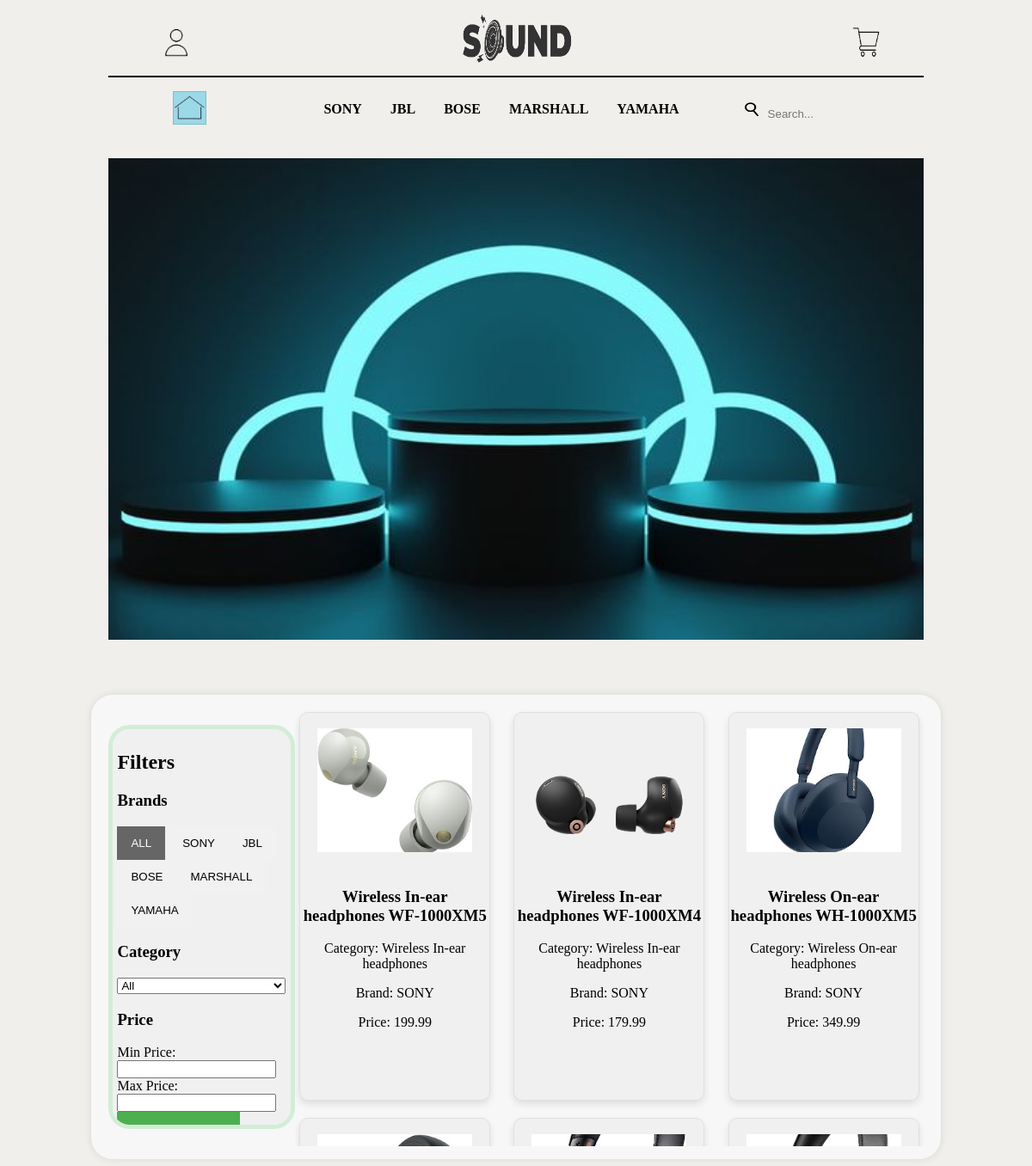
The page / on the database its author committed.
### tables this page shows
create table if not exists `T_BRAND` (
	`BRAND_ID` INT(10) not null auto_increment,
    `BRAND_NAME` varchar(64)  NOT NULL,
    `BRAND_DESCRIPTION` varchar(255)  DEFAULT NULL,
    `BRAND_IMAGEURL` varchar(255)  DEFAULT NULL,
    PRIMARY KEY (`BRAND_ID`)
);

create table if not exists `T_DEVICE` (
	`DEV_ID` INT(10) NOT NULL AUTO_INCREMENT,
    `DEV_NAME` VARCHAR(255)  NOT NULL,
    `CATE_ID` int(10) not null ,
    `BRAND_ID` INT(10) not null,
    `DEV_IMAGEURL` VARCHAR(255)  NOT NULL,
    `DEV_PRICE` DECIMAL(12,2) NOT NULL,
    primary key (`DEV_ID`),
    foreign key (`CATE_ID`) references `T_CATEGORY` (`CATE_ID`),
    foreign key (`BRAND_ID`) references `T_BRAND` (`BRAND_ID`)
);

create table if not exists `T_CATEGORY` (
	`CATE_ID` int(10) not null auto_increment,
	`CATE_NAME` varchar(64)  DEFAULT NULL,
    `CATE_DESC` varchar(255)  DEFAULT NULL,
  PRIMARY KEY (`CATE_ID`)
);

### DBConnection.php (called while the page is built, shortened)
<?php
class DBConnection {
    private $host = "localhost";
    private $username = "root";
    private $password = "";
    private $dbname = "AudioStoreDB";
    protected function connect()
    {
        $this->conn = mysqli_connect($this->host, $this->username, $this->password, $this->dbname);
    }
}
?>

### Device.php (called while the page is built, shortened)
<?php
require_once 'DBConnection.php';
class Device
{
    protected $conn;
    public function __construct()
    {
        $connectObj = new DBConnection();
        $this->conn = $connectObj->conn;
    }
    public function get_cate_list()
    {
        try {
            $sql = "SELECT * FROM T_CATEGORY ";
            $stmt = $this->conn->prepare($sql);
            $stmt->execute();
            $result_array = array();
            $result = $stmt->get_result();
            while ($row = $result->fetch_assoc()) {
                $result_array[] = $row;
            }
            return $result_array;
        } catch (Exception $e) {
            die("Query failed: " . $e->getMessage());
        }
    }
    public function get_device_list()
    {
        try {
            $sql = "SELECT * FROM T_DEVICE ";
            $stmt = $this->conn->prepare($sql);
            $stmt->execute();
            $result_array = array();
            $result = $stmt->get_result();
            while ($row = $result->fetch_assoc()) {
                $result_array[] = $row;
            }
            return $result_array;
        } catch (Exception $e) {
            die("Query failed: " . $e->getMessage());
        }
    }
    public function get_brand_list()
    {
        try {
            $sql = "SELECT * FROM T_BRAND ";
            $stmt = $this->conn->prepare($sql);
            $stmt->execute();
            $result_array = array();
            $result = $stmt->get_result();
            while ($row = $result->fetch_assoc()) {
                $result_array[] = $row;
            }
            return $result_array;
        } catch (Exception $e) {
            die("Query failed: " . $e->getMessage());
        }
    }
}

### index.php (the view, shortened to what this page needs)
<!DOCTYPE html>
<html lang="en">
<head>
    <link rel="stylesheet" type="text/css" href="style.css" />
</head>
<body>
    <div class="section section1" id="section1">
        <div class="dropdown">
        </div>
        <img class="logo" src="img/logo.png"></img>
        <img class="cart" src="img/cart.png"></img>
        <div class="navi">
            <table>
                <tr>
                    <td class="menu">
                        <a href="#section1"><img class="home-icon" src="img/home.png"></img></a>
                        <a href="#section2">SONY</a>
                        <a href="#section3">JBL</a>
                        <a href="#section4">BOSE</a>
                        <a href="#section5">MARSHALL</a>
                        <a href="#section6">YAMAHA</a>
                    </td>
                </tr>
            </table>
            <div class="search-bar">
                <img class="img" src="img/search.png"></img>
                <input type="text" placeholder="Search...">
            </div>
        </div>
        <img class="background" src="img/background1.jpg" alt="background-img"></img>
    </div>
    <div class="section2">
        <?php
        include "Device.php";
        $device = new Device();
        $device_list = $device->get_device_list();
        $brand_list = $device->get_brand_list();
        $cate_list = $device->get_cate_list();
        ?>
        <div class="filter-container">
            <h2>Filters</h2>
            <h3>Brands</h3>
            <div id="btnBrands">
                <button class="btn active" onclick="filterBrands('all')">ALL</button>
                <?php
                foreach ($brand_list as $brand) {
                    $name_brand = $brand['BRAND_NAME'];
                    echo "<button class='btn' onclick=\"filterBrands('$name_brand')\">$name_brand</button>";
                }
                ?>
            </div>
            <h3>Category</h3>
            <div>
                <tr>
                    <td>
                        <select name="cate_id" id="cate-filter" title="Select category">
                            <?php
                            $categories = $device->get_cate_list();
                            if ($categories === false) {
                                echo "<option value=''>Error retrieving categories</option>";
                            } else {
                                echo "<option value='all'>All</option>";
                            }
                            ?>
                        </select>
                    </td>
                </tr>
            </div>
            <h3>Price</h3>
            <div>
                <label for="min-price">Min Price:</label>
                <input type="number" id="min-price" class="filter-input" min="0">
            </div>
            <div>
                <label for="max-price">Max Price:</label>
                <input type="number" id="max-price" class="filter-input" min="0">
            </div>
            <button id="apply-price-filter">Apply Price Range</button>
        </div>
        <div id="product-container">
            <ul id="product-list" class="product-list">
                <?php
                foreach ($device_list as $device) {
                    $dev_name = $device['DEV_NAME'];
                    $cate_id = $device['CATE_ID'];
                    $brand_id = $device['BRAND_ID'];
                    $dev_image = $device['DEV_IMAGEURL'];
                    $dev_price = $device['DEV_PRICE'];
                    $img_directory = "img/";
                    $brand_name = "";
                    foreach ($brand_list as $brand) {
                        if ($brand['BRAND_ID'] == $brand_id) {
                            $brand_name = $brand['BRAND_NAME'];
                            break;
                        }
                    }
                    $cate_name = "";
                    foreach ($cate_list as $category) {
                        if ($category['CATE_ID'] == $cate_id) {
                            $cate_name = $category['CATE_NAME'];
                            break;
                        }
                    }
                    $brand_name = strtoupper($brand_name);
                    switch ($brand_name) {
                        case "SONY":
                            $img_directory .= "SONY/";
                            break;
                        case "JBL":
                            $img_directory .= "JBL/";
                            break;
                        case "MARSHALL":
                            $img_directory .= "MARSHALL/";
                            break;
                        case "BOSE":
                            $img_directory .= "BOSE/";
                            break;
                        case "YAMAHA":
                            $img_directory .= "YAMAHA/";
                            break;
                    }
                    $img_directory = $img_directory . $dev_image;
                    echo "<li class='product-item'>";
                    echo "<img class='product-img' src='$img_directory' alt='$dev_name'>";
                    echo "<h3>$dev_name</h3>";
                    echo "<p class='product-cate' data-cate='$cate_name'>Category: $cate_name</p>";
                    echo "<p class='product-brand' data-brand='$brand_name'>Brand: $brand_name</p>";
                    echo "<p class='product-price' data-price='$dev_price'>Price: $dev_price</p>";
                    echo "</li>";
                }
                ?>
            </ul>
        </div>
    </div>
</body>
</html>

### style.css (style rules this page uses)
body { background-color: #f0efec; height: 100%; background-position: center; background-repeat: no-repeat; background-size: cover; }
.section { width: 80%; height: 100vh; display: flex; justify-content: center; align-items: center; scroll-snap-align: start; margin: 0 auto; }
.section1 { position: relative; }
.dropdown { background-image: url("img/user-avt.png"); background-size: cover; position: absolute; top: 1%; left: 5%; width: 6%; height: 8%; }
.logo { position: absolute; top: -1%; left: 50%; transform: translate(-50%, 0%); width: 15%; height: 12%; }
.cart { position: absolute; top: 2%; right: 5%; width: 4%; height: 6%; }
.navi { position: absolute; width: 100%; height: 10%; top: 10%; border-top: 2px solid black; }
table { width: 100%; }
td { text-align: center; }
td.menu { width: 70%; height: fit-content; display: flex; justify-content: center; align-items: center; gap: 5%; margin-top: 1.4%; }
a { text-decoration: none; color: black; font-weight: bold; }
.home-icon { margin-right: 15%; width: 17%; height: 13%; color: white; background-color: rgb(155, 216, 232); border: 1px solid rgb(126, 191, 198); }
.search-bar { position: absolute; top: 3.5%; right: 0; width: 30%; height: 100%; display: flex; justify-content: right; }
.search-bar input[type="text"] { background-color: transparent; border-color: transparent; }
.search-bar img { margin-top: 8%; margin-right: 0; width: 10%; height: 30%; cursor: pointer; border: none; }
.background { position: absolute; top: 22%; left: 0; width: 100%; height: 70%; transition: opacity 0.5s ease; }
.section2 { border-radius: 25px; width: 80%; height: 500px; display: flex; justify-content: center; align-items: center; scroll-snap-align: start; background-color: #f7f7f7; box-shadow: 0 0 10px rgba(0, 0, 0, 0.1); margin: 0 auto; padding: 20px; }
.btn { border: none; outline: none; padding: 12px 16px; background-color: #f1f1f1; cursor: pointer; transition: background-color 0.3s ease; }
.btn.active { background-color: #666; color: white; }
#apply-price-filter { border: none; outline: none; padding: 12px 16px; background-color: #4CAF50; color: white; cursor: pointer; transition: background-color 0.3s ease; }
#product-list.product-list img.product-img { width: 180px; height: 180px; object-fit: contain; }
#product-list { list-style-type: none; padding: 0; margin: 0; display: flex; flex-wrap: wrap; justify-content: space-between; }
#product-container { align-items: flex-start; width: 85%; max-height: 500px; overflow-y: scroll; padding: 5px; }
.product-item { border: 1px solid #e0e0e0; border-radius: 10px; width: 220px; height: 450px; background-color: #f0f0f0; text-align: center; margin-bottom: 20px; box-shadow: 0 4px 8px rgba(0, 0, 0, 0.1); transition: transform 0.3s ease; }
.filter-container { border: 5px solid #d3edd6; border-radius: 25px; background-color: #f0f0f0; padding: 5px; width: 220px; height: 90%; overflow-y: scroll; align-items: center; }

### rows shown on the page
t_brand: BRAND_NAME "SONY"
t_brand: BRAND_NAME "JBL"
t_brand: BRAND_NAME "BOSE"
t_brand: BRAND_NAME "MARSHALL"
t_brand: BRAND_NAME "YAMAHA"
t_device: shows a picture, DEV_NAME "Wireless In-ear headphones WF-1000XM5", CATE_ID.CATE_NAME "Wireless In-ear headphones", BRAND_ID.BRAND_NAME "SONY", DEV_PRICE "199.99"
t_device: shows a picture, DEV_NAME "Wireless In-ear headphones WF-1000XM4", CATE_ID.CATE_NAME "Wireless In-ear headphones", BRAND_ID.BRAND_NAME "SONY", DEV_PRICE "179.99"
t_device: shows a picture, DEV_NAME "Wireless On-ear headphones WH-1000XM5", CATE_ID.CATE_NAME "Wireless On-ear headphones", BRAND_ID.BRAND_NAME "SONY", DEV_PRICE "349.99"
t_device: shows a picture
t_device: shows a picture
t_device: shows a picture
